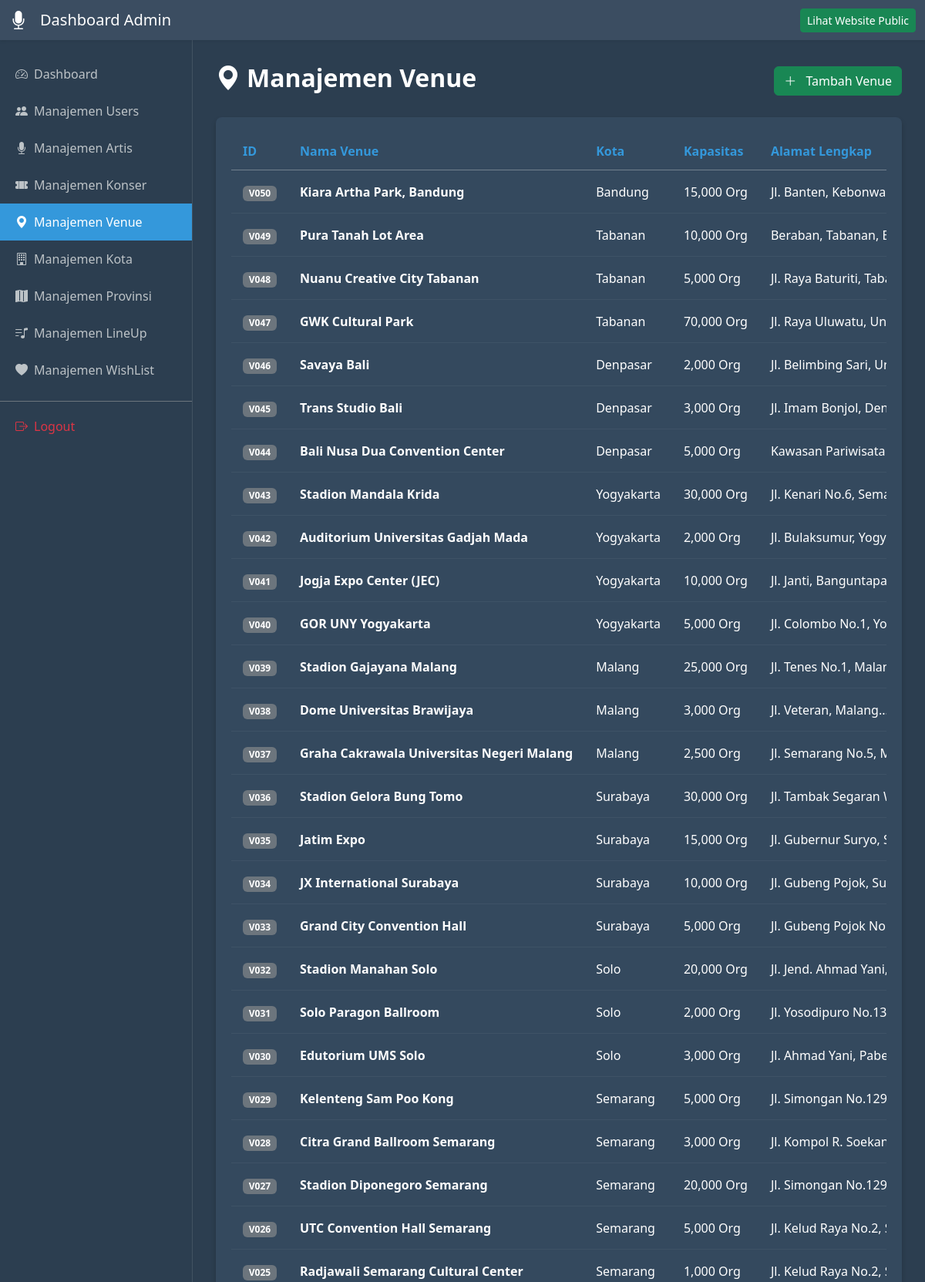
The page /halamanAdmin/dashboard/html/venue/manajemenVenue.php (upper part) on the database its author committed.
### tables this page shows
CREATE TABLE `venue` (
  `id_venue` varchar(10) NOT NULL,
  `nama_venue` varchar(255) NOT NULL,
  `alamat_lengkap` text DEFAULT NULL,
  `id_kota` varchar(10) NOT NULL,
  `kapasitas` int(11) DEFAULT NULL,
  `url_website` varchar(255) NOT NULL
);

CREATE TABLE `kota` (
  `id_kota` varchar(10) NOT NULL,
  `nama_kota` varchar(255) NOT NULL,
  `id_provinsi` varchar(10) NOT NULL
);

### halamanAdmin/dashboard/html/venue/manajemenVenue.php (the view, shortened to what this page needs)
<?php
include '../koneksi.php';
$queryVenue = $koneksi->query("SELECT venue.*, kota.nama_kota
                               FROM venue
                               LEFT JOIN kota ON venue.id_kota = kota.id_kota
                               ORDER BY venue.id_venue DESC");
?>
<!DOCTYPE html>
<html lang="id">
<head>
    <link href="https://cdn.jsdelivr.net/npm/bootstrap@5.3.2/dist/css/bootstrap.min.css" rel="stylesheet">
    <link rel="stylesheet" href="https://cdn.jsdelivr.net/npm/bootstrap-icons@1.11.1/font/bootstrap-icons.css">
    <link rel="stylesheet" href="../../css/styles.css">
</head>
<body>
    <?php include '../header.php'; ?>
    <div class="d-flex-wrapper">
        <?php include '../sideBar.php'; ?>
        <div class="main-content">
            <div class="d-flex justify-content-between align-items-center mb-4">
                <h2 class="fw-bold text-white"><i class="bi bi-geo-alt-fill me-2"></i>Manajemen Venue</h2>
                <a href="tambahVenue.php" class="btn btn-success"><i class="bi bi-plus-lg me-2"></i> Tambah Venue</a>
            </div>
            <div class="table-card">
                <div class="table-responsive">
                    <table class="table table-hover table-dark mb-0">
                        <thead>
                            <tr>
                                <th>ID</th>
                                <th>Nama Venue</th>
                                <th>Kota</th>
                                <th>Kapasitas</th>
                                <th>Alamat Lengkap</th>
                            </tr>
                        </thead>
                        <tbody>
                            <?php if ($queryVenue && $queryVenue->num_rows > 0) {
                                while ($data = $queryVenue->fetch_assoc()) { ?>
                                    <tr>
                                        <td><span class="badge bg-secondary"><?= $data['id_venue']; ?></span></td>
                                        <td class="fw-bold"><?= htmlspecialchars($data['nama_venue']); ?></td>
                                        <td><?= htmlspecialchars($data['nama_kota'] ?? 'Kota Tidak Diketahui'); ?></td>
                                        <td>
                                            <?= ($data['kapasitas']) ? number_format($data['kapasitas']) . " Org" : "-"; ?>
                                        </td>
                                        <td><?= substr(htmlspecialchars($data['alamat_lengkap']), 0, 30) . '...'; ?></td>
                                    </tr>
                            <?php } } else { ?>
                                <tr><td colspan="7" class="text-center py-5 text-muted">Belum ada data venue.</td></tr>
                            <?php } ?>
                        </tbody>
                    </table>
                </div>
            </div>
        </div>
    </div>
</body>
</html>>

### halamanAdmin/dashboard/css/styles.css (style rules this page uses)
:root { --bg-dark: #2c3e50; --bg-card: #34495e; --text-light: #ecf0f1; --active-blue: #3498db; }
html, body { height: 100%; margin: 0; padding: 0; font-family: "Segoe UI", sans-serif; }
body { background-color: var(--bg-dark) !important; color: var(--text-light) !important; display: flex; flex-direction: column; min-height: 100vh; }
.d-flex-wrapper { display: flex; flex: 1; width: 100%; overflow: hidden; }
.main-content { flex: 1; padding: 30px; background-color: var(--bg-dark) !important; overflow-y: auto; width: 100%; }
.stats-card, .table-card, .activity-card { background-color: var(--bg-card); border-radius: 8px; padding: 20px; box-shadow: 0 4px 6px rgba(0, 0, 0, 0.2); margin-bottom: 20px; border: none; color: white; }
.table { --bs-table-bg: transparent; --bs-table-color: white; color: white !important; margin-bottom: 0; vertical-align: middle; }
.table thead th { border-bottom: 1px solid rgba(255, 255, 255, 0.3); color: var(--active-blue); }
.table td { border-bottom: 1px solid rgba(255, 255, 255, 0.05); padding: 12px; color: white; }
.d-flex-wrapper { margin-top: 0 !important; padding-top: 0 !important; }

### halamanAdmin/dashboard/html/venue/manajemenVenue.php (style rules this page uses)
.table-responsive { overflow-x: auto; white-space: nowrap; }
.table th, .table td { vertical-align: middle; padding: 12px 15px; }

### rows shown on the page
venue: id_venue "V050", nama_venue "Kiara Artha Park, Bandung", id_kota.nama_kota "Bandung", kapasitas "15,000", alamat_lengkap "Jl. Banten,…"
venue: id_venue "V049", nama_venue "Pura Tanah Lot Area", id_kota.nama_kota "Tabanan", kapasitas "10,000", alamat_lengkap "Beraban, Tabanan,…"
venue: id_venue "V048", nama_venue "Nuanu Creative City Tabanan", id_kota.nama_kota "Tabanan", kapasitas "5,000", alamat_lengkap "Jl. Raya Baturiti,…"
venue: id_venue "V047", nama_venue "GWK Cultural Park", id_kota.nama_kota "Tabanan", kapasitas "70,000", alamat_lengkap "Jl. Raya Uluwatu,…"
venue: id_venue "V046", nama_venue "Savaya Bali", id_kota.nama_kota "Denpasar", kapasitas "2,000", alamat_lengkap "Jl. Belimbing Sari,…"
venue: id_venue "V045", nama_venue "Trans Studio Bali", id_kota.nama_kota "Denpasar", kapasitas "3,000", alamat_lengkap "Jl. Imam Bonjol,…"
venue: id_venue "V044", nama_venue "Bali Nusa Dua Convention Center", id_kota.nama_kota "Denpasar", kapasitas "5,000", alamat_lengkap "Kawasan Pariwisata…"
venue: id_venue "V043", nama_venue "Stadion Mandala Krida", id_kota.nama_kota "Yogyakarta", kapasitas "30,000", alamat_lengkap "Jl. Kenari No.6,…"
venue: id_venue "V042", nama_venue "Auditorium Universitas Gadjah Mada", id_kota.nama_kota "Yogyakarta", kapasitas "2,000", alamat_lengkap "Jl. Bulaksumur,…"
venue: id_venue "V041", nama_venue "Jogja Expo Center (JEC)", id_kota.nama_kota "Yogyakarta", kapasitas "10,000", alamat_lengkap "Jl. Janti,…"
venue: id_venue "V040", nama_venue "GOR UNY Yogyakarta", id_kota.nama_kota "Yogyakarta", kapasitas "5,000", alamat_lengkap "Jl. Colombo No.1,…"
venue: id_venue "V039", nama_venue "Stadion Gajayana Malang", id_kota.nama_kota "Malang", kapasitas "25,000", alamat_lengkap "Jl. Tenes No.1,…"
venue: id_venue "V038", nama_venue "Dome Universitas Brawijaya", id_kota.nama_kota "Malang", kapasitas "3,000", alamat_lengkap "Jl. Veteran, Malang"
venue: id_venue "V037", nama_venue "Graha Cakrawala Universitas Negeri Malang", id_kota.nama_kota "Malang", kapasitas "2,500", alamat_lengkap "Jl. Semarang No.5,…"
venue: id_venue "V036", nama_venue "Stadion Gelora Bung Tomo", id_kota.nama_kota "Surabaya", kapasitas "30,000", alamat_lengkap "Jl. Tambak Segaran…"
venue: id_venue "V035", nama_venue "Jatim Expo", id_kota.nama_kota "Surabaya", kapasitas "15,000", alamat_lengkap "Jl. Gubernur Suryo,…"
venue: id_venue "V034", nama_venue "JX International Surabaya", id_kota.nama_kota "Surabaya", kapasitas "10,000", alamat_lengkap "Jl. Gubeng Pojok,…"
venue: id_venue "V033", nama_venue "Grand City Convention Hall", id_kota.nama_kota "Surabaya", kapasitas "5,000", alamat_lengkap "Jl. Gubeng Pojok…"
venue: id_venue "V032", nama_venue "Stadion Manahan Solo", id_kota.nama_kota "Solo", kapasitas "20,000", alamat_lengkap "Jl. Jend. Ahmad…"
venue: id_venue "V031", nama_venue "Solo Paragon Ballroom", id_kota.nama_kota "Solo", kapasitas "2,000", alamat_lengkap "Jl. Yosodipuro…"
venue: id_venue "V030", nama_venue "Edutorium UMS Solo", id_kota.nama_kota "Solo", kapasitas "3,000", alamat_lengkap "Jl. Ahmad Yani,…"
venue: id_venue "V029", nama_venue "Kelenteng Sam Poo Kong", id_kota.nama_kota "Semarang", kapasitas "5,000", alamat_lengkap "Jl. Simongan…"
venue: id_venue "V028", nama_venue "Citra Grand Ballroom Semarang", id_kota.nama_kota "Semarang", kapasitas "3,000", alamat_lengkap "Jl. Kompol R.…"
venue: id_venue "V027", nama_venue "Stadion Diponegoro Semarang", id_kota.nama_kota "Semarang", kapasitas "20,000", alamat_lengkap "Jl. Simongan…"
venue: id_venue "V026", nama_venue "UTC Convention Hall Semarang", id_kota.nama_kota "Semarang", kapasitas "5,000", alamat_lengkap "Jl. Kelud Raya No.2,…"
venue: id_venue "V025", nama_venue "Radjawali Semarang Cultural Center", id_kota.nama_kota "Semarang", kapasitas "1,000", alamat_lengkap "Jl. Kelud Raya No.2,…"
